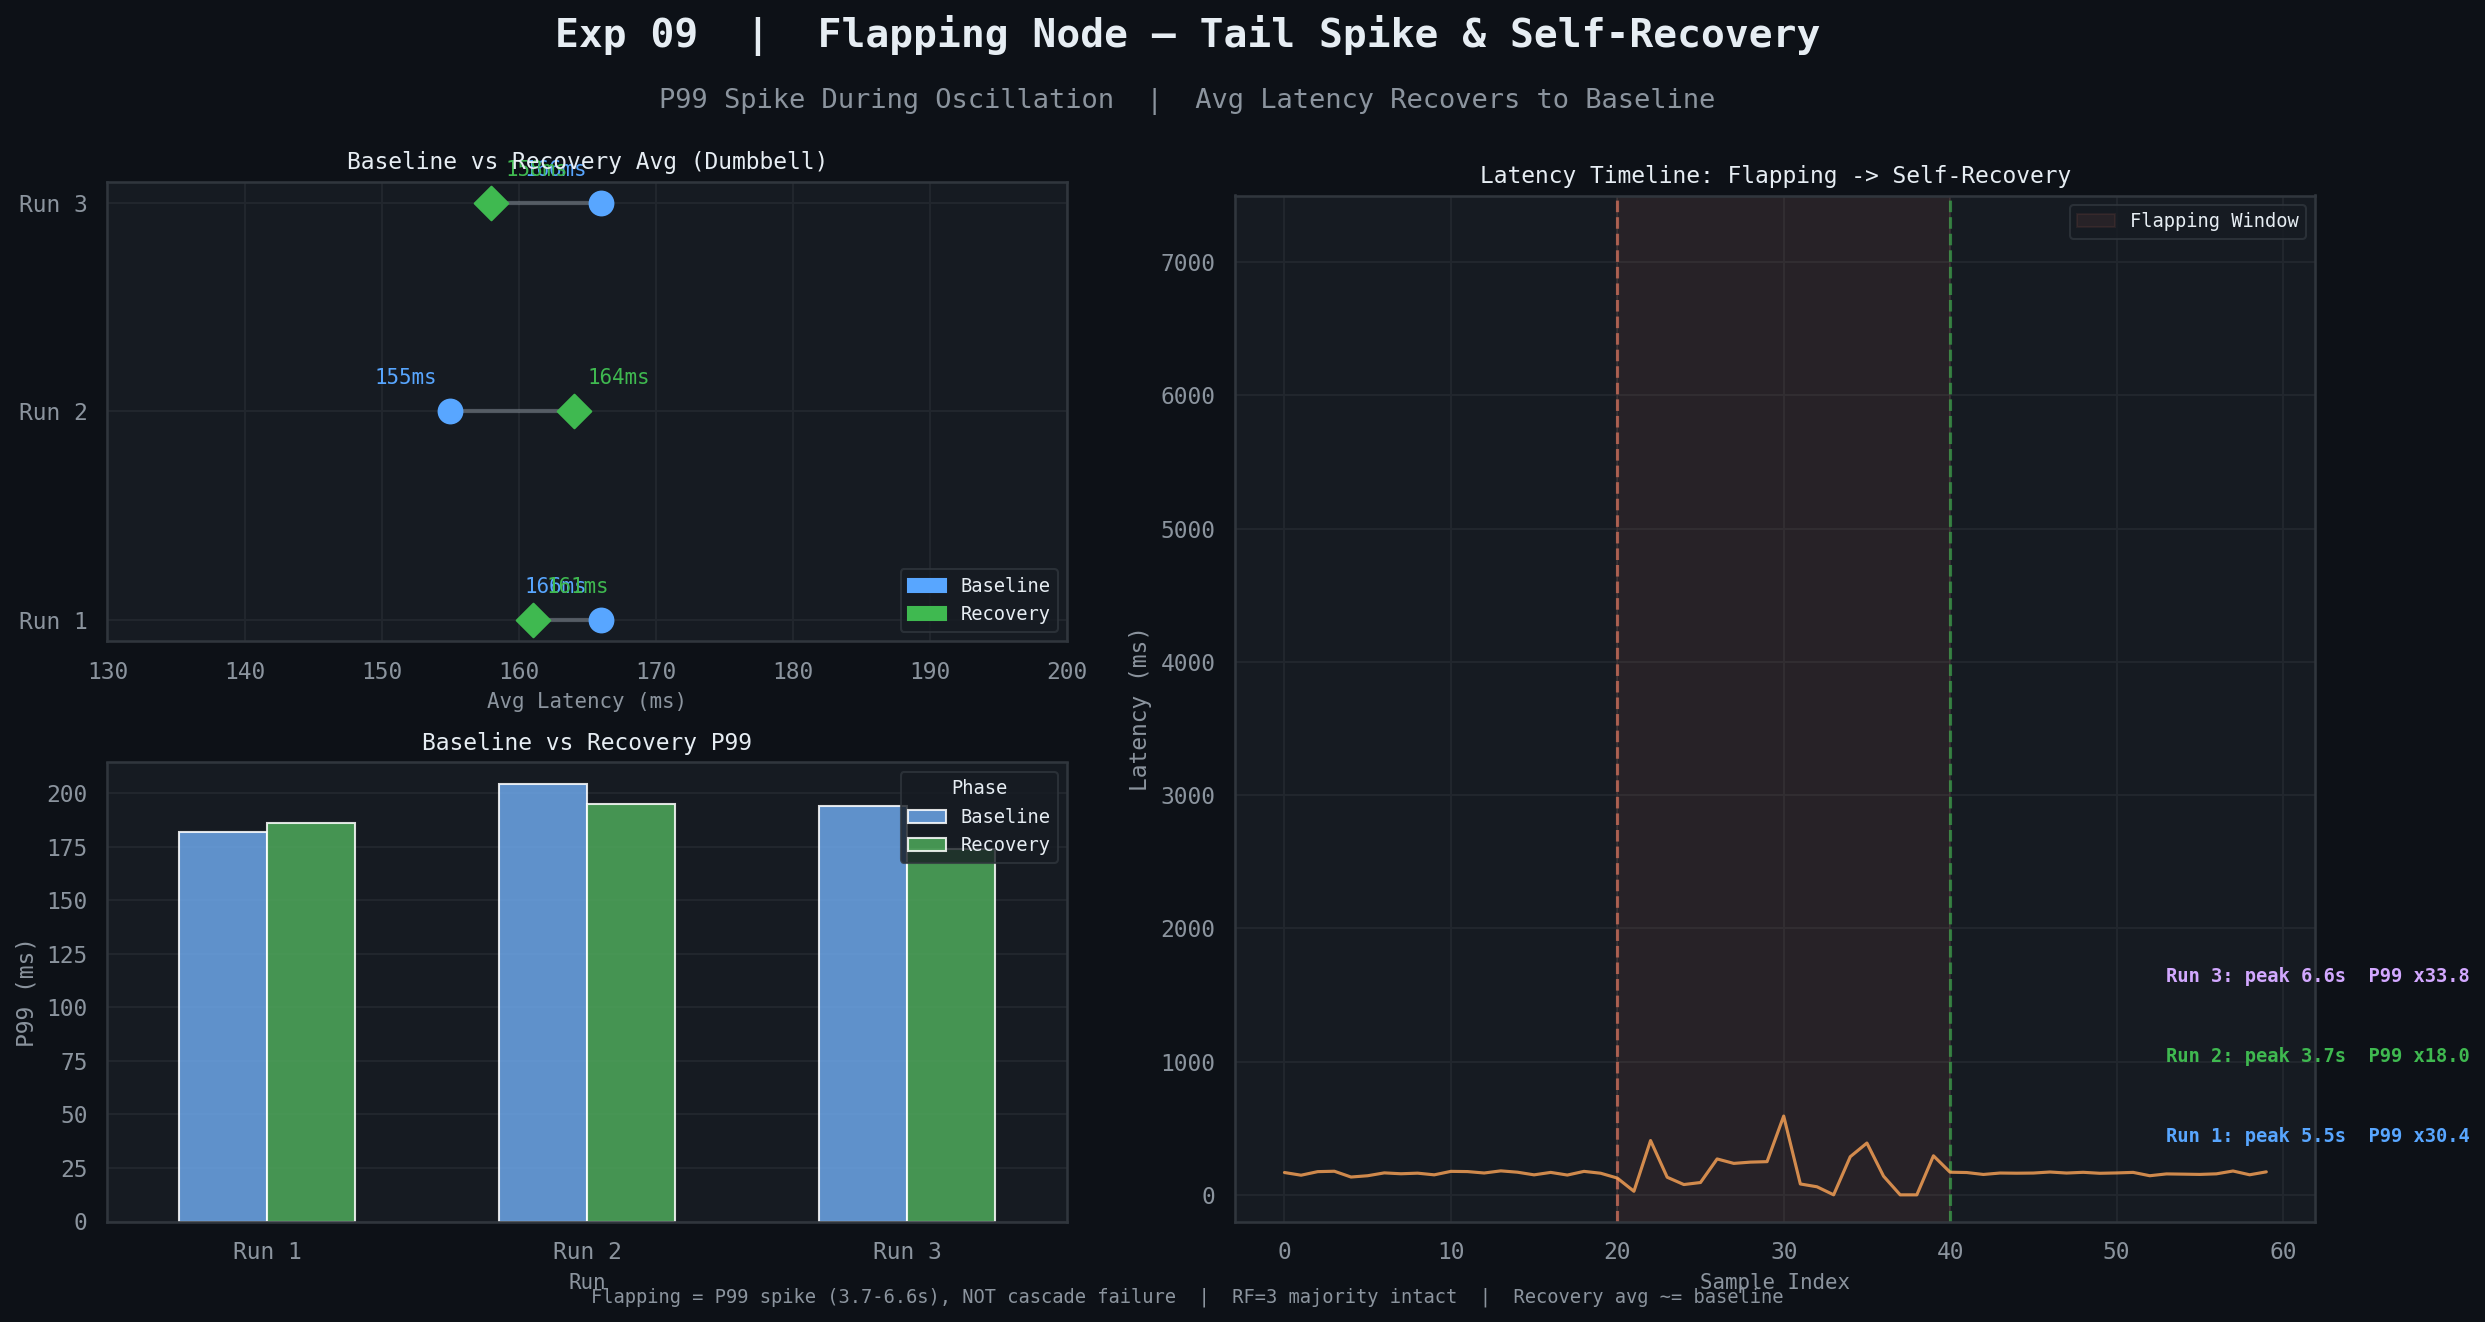

Source code (Python):
"""Exp 09 — Flapping Node"""
import seaborn as sns
import matplotlib.pyplot as plt
import pandas as pd
import numpy as np
import matplotlib.patches as mpatches

BG, PANEL = '#0d1117', '#161b22'
TEXT, MUTED, BORDER = '#e6edf3', '#8b949e', '#30363d'
BLUE, GREEN, PURPLE, RED, ORANGE = '#58a6ff', '#3fb950', '#d2a8ff', '#f78166', '#ffa657'
PALETTE3 = [BLUE, GREEN, PURPLE]

RC = {
    'axes.facecolor': PANEL, 'figure.facecolor': BG,
    'axes.edgecolor': BORDER, 'grid.color': '#21262d',
    'text.color': TEXT, 'axes.labelcolor': MUTED,
    'xtick.color': MUTED, 'ytick.color': MUTED,
    'legend.facecolor': PANEL, 'legend.edgecolor': BORDER,
    'legend.labelcolor': TEXT, 'axes.unicode_minus': False,
    'font.family': 'monospace', 'font.size': 11,
}
sns.set_theme(style='darkgrid', rc=RC)

runs      = ['Run 1', 'Run 2', 'Run 3']
base_avg  = [166, 155, 166]; base_p99  = [182, 204, 194]
recov_avg = [161, 164, 158]; recov_p99 = [186, 195, 174]
flap_max  = [5533, 3670, 6555]; p99_deg = [30.4, 18.0, 33.8]

rows_p99 = []
for run, bp, rp in zip(runs, base_p99, recov_p99):
    rows_p99 += [
        {'Run': run, 'P99 (ms)': bp, 'Phase': 'Baseline'},
        {'Run': run, 'P99 (ms)': rp, 'Phase': 'Recovery'},
    ]
df_p99 = pd.DataFrame(rows_p99)

rng = np.random.default_rng(42)
normal  = rng.normal(163, 15, 20)
flap    = rng.normal(163, 200, 20)
recover = rng.normal(161, 12, 20)
timeline = np.clip(np.concatenate([normal, flap, recover]), 0, 7000)
phases_t = ['Baseline'] * 20 + ['Flapping'] * 20 + ['Recovery'] * 20
tl_df = pd.DataFrame({'Sample': range(60), 'Latency (ms)': timeline, 'Phase': phases_t})

fig = plt.figure(figsize=(16, 9), facecolor=BG)
fig.text(0.5, 0.96, 'Exp 09  |  Flapping Node — Tail Spike & Self-Recovery',
         ha='center', fontsize=19, fontweight='bold', color=TEXT)
fig.text(0.5, 0.915, 'P99 Spike During Oscillation  |  Avg Latency Recovers to Baseline',
         ha='center', fontsize=13, color=MUTED)

# Left-top: dumbbell avg
ax1 = fig.add_axes([0.05, 0.52, 0.40, 0.34])
ax1.set_facecolor(PANEL)
for sp in ax1.spines.values(): sp.set_edgecolor(BORDER)
for i, (run, ba, ra) in enumerate(zip(runs, base_avg, recov_avg)):
    ax1.plot([ba, ra], [i, i], '-', color=MUTED, lw=2, alpha=0.5, zorder=2)
    ax1.scatter([ba], [i], color=BLUE,  s=130, zorder=4)
    ax1.scatter([ra], [i], color=GREEN, s=130, marker='D', zorder=4)
    ax1.text(ba - 1, i + 0.13, f'{ba}ms', ha='right', fontsize=10, color=BLUE)
    ax1.text(ra + 1, i + 0.13, f'{ra}ms', ha='left',  fontsize=10, color=GREEN)
ax1.set_yticks([0, 1, 2]); ax1.set_yticklabels(runs, fontsize=11)
ax1.set_xlabel('Avg Latency (ms)', color=MUTED, fontsize=10)
ax1.set_title('Baseline vs Recovery Avg (Dumbbell)', color=TEXT, fontsize=11, pad=6)
ax1.legend(handles=[mpatches.Patch(color=BLUE, label='Baseline'),
                    mpatches.Patch(color=GREEN, label='Recovery')],
           fontsize=9, loc='lower right')
ax1.set_xlim(130, 200)

# Left-bottom: P99 grouped barplot
ax2 = fig.add_axes([0.05, 0.09, 0.40, 0.34])
ax2.set_facecolor(PANEL)
for sp in ax2.spines.values(): sp.set_edgecolor(BORDER)
sns.barplot(data=df_p99, x='Run', y='P99 (ms)', hue='Phase',
            palette=[BLUE, GREEN], ax=ax2, errorbar=None, width=0.55, alpha=0.85)
ax2.set_xlabel('Run', color=MUTED, fontsize=10)
ax2.set_ylabel('P99 (ms)', color=MUTED, fontsize=11)
ax2.set_title('Baseline vs Recovery P99', color=TEXT, fontsize=11, pad=6)
ax2.legend(title='Phase', fontsize=9, title_fontsize=9)

# Right: latency timeline
ax3 = fig.add_axes([0.52, 0.09, 0.45, 0.76])
ax3.set_facecolor(PANEL)
for sp in ax3.spines.values(): sp.set_edgecolor(BORDER)
sns.lineplot(data=tl_df, x='Sample', y='Latency (ms)', ax=ax3,
             color=ORANGE, lw=1.5, alpha=0.8, zorder=3)
ax3.axvspan(20, 40, color=RED, alpha=0.08, label='Flapping Window')
ax3.axvline(20, color=RED,   lw=1.5, ls='--', alpha=0.6)
ax3.axvline(40, color=GREEN, lw=1.5, ls='--', alpha=0.6)
for i, (fmax, deg, c) in enumerate(zip(flap_max, p99_deg, PALETTE3)):
    ax3.text(53, 400 + i * 600, f'Run {i+1}: peak {fmax/1000:.1f}s  P99 x{deg}',
             fontsize=9, color=c, fontweight='bold')
ax3.set_ylim(-200, 7500)
ax3.set_xlabel('Sample Index', color=MUTED, fontsize=10)
ax3.set_ylabel('Latency (ms)', color=MUTED, fontsize=11)
ax3.set_title('Latency Timeline: Flapping -> Self-Recovery', color=TEXT, fontsize=11, pad=6)
ax3.legend(fontsize=9)

fig.text(0.5, 0.03,
    'Flapping = P99 spike (3.7-6.6s), NOT cascade failure  |  RF=3 majority intact  |  Recovery avg ~= baseline',
    ha='center', fontsize=9, color=MUTED)

plt.savefig('phase9_flapping.png', dpi=150, bbox_inches='tight', facecolor=BG)
plt.show()
print("Saved: phase9_flapping.png")
